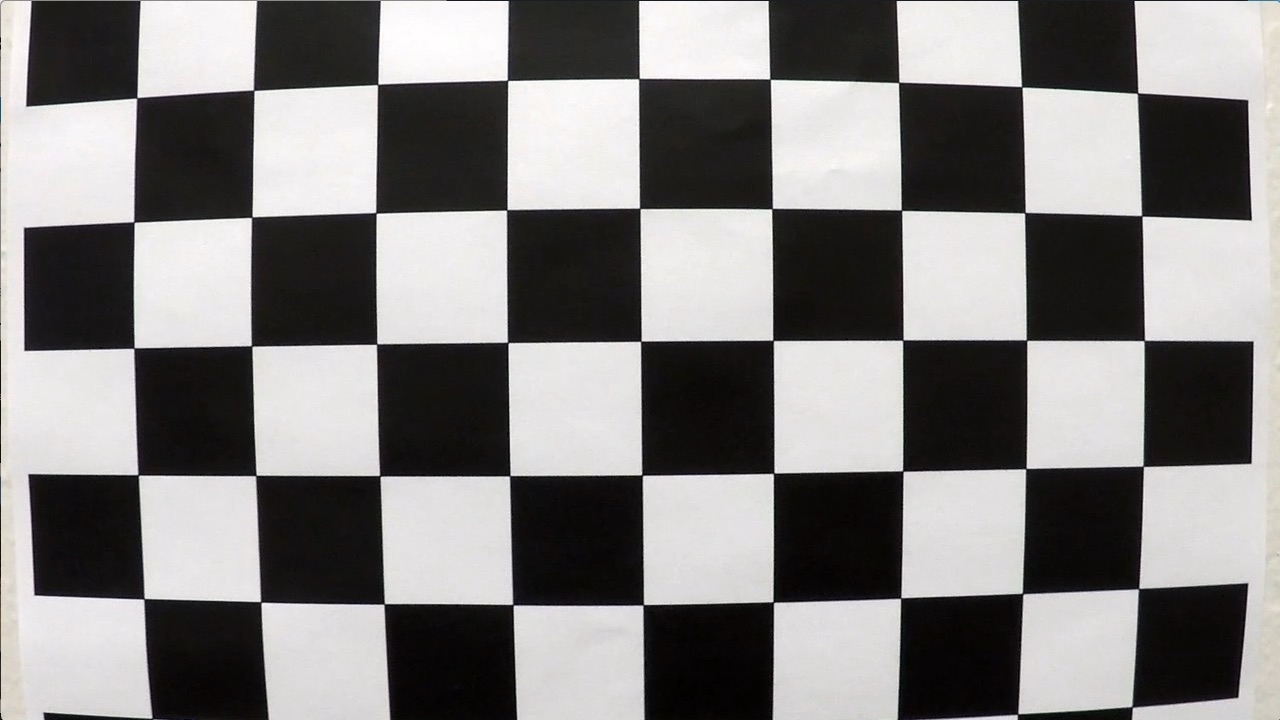
#> input picture camera_cal/calibration1.jpg, 1280 x 720 px; its folder holds only this picture in this run
$ jupyter execute --allow-errors advanced_lane_finding.ipynb   (shell and % lines are left out)   (older library calls are emulated)
#> lines starting #> are read from the running program, lines starting #| are printed output that depends on the picture
[cell 1]
import numpy as np
import math
import cv2
import glob
import matplotlib.pyplot as plt
from moviepy.editor import VideoFileClip
from IPython.display import HTML
#%matplotlib inline

def cal_chessBoard(images, nx, ny):
    # prepare object points, like (0,0,0), (1,0,0), (2,0,0) ....,(6,5,0)
#> called with nx = 6, ny = 9
    objp = np.zeros((nx*ny,3), np.float32)
    objp[:,:2] = np.mgrid[0:ny,0:nx].T.reshape(-1,2)

    # Arrays to store object points and image points from all the images.
    objpoints = [] # 3d points in real world space
    imgpoints = [] # 2d points in image plane.

    # Make a list of calibration images


    # Step through the list and search for chessboard corners
    for fname in images:
        #print("test")
        img = cv2.imread(fname)
#> img is the input picture: shape (720, 1280, 3); mean B, G, R 127.8, 128.4, 130.1
        gray = cv2.cvtColor(img,cv2.COLOR_BGR2GRAY)

        # Find the chessboard corners
        ret, corners = cv2.findChessboardCorners(gray, (ny,nx),None)
#> ret = False; corners = None

        # If found, add object points, image points
        if ret == True:
            objpoints.append(objp)
            imgpoints.append(corners)

            # [6 lines of commented-out code are left out]
    return objpoints, imgpoints

def cal_undistort(img, objpoints, imgpoints):
    # Use cv2.calibrateCamera() and cv2.undistort()
    gray = cv2.cvtColor(img,cv2.COLOR_BGR2GRAY)
    ret, mtx, dist, rvecs, tvecs = cv2.calibrateCamera(objpoints, imgpoints, gray.shape[::-1], None, None)
    return mtx, dist

# [280 lines left out: functions corners_unwarp, edge_detection, find_lane_pixels, fit_polynomial, fit_poly, search_around_poly and 2 more, not called in this run]

class Line():
    # [27 lines left out: function __init__, not called in this run]


#plt.imshow(image)
#print("image.shape: ",image.shape)
images = glob.glob('camera_cal/calibration*.jpg')
objpoints, imgpoints = cal_chessBoard(images, 6, 9)

src = np.float32([[560,470],[720,470],[0,720],[1280,720]])
dst = np.float32([[250,0],[1030,0],[140,720],[1140,720]])
M = cv2.getPerspectiveTransform(src, dst)
Minv = cv2.getPerspectiveTransform(dst, src)

mx= 3.7/700# meters per pixel
my=30/720# meters per pixel

# [4 lines of commented-out code are left out]
print("Done!")

[cell 2]
image = plt.imread('test_images/test6.jpg')
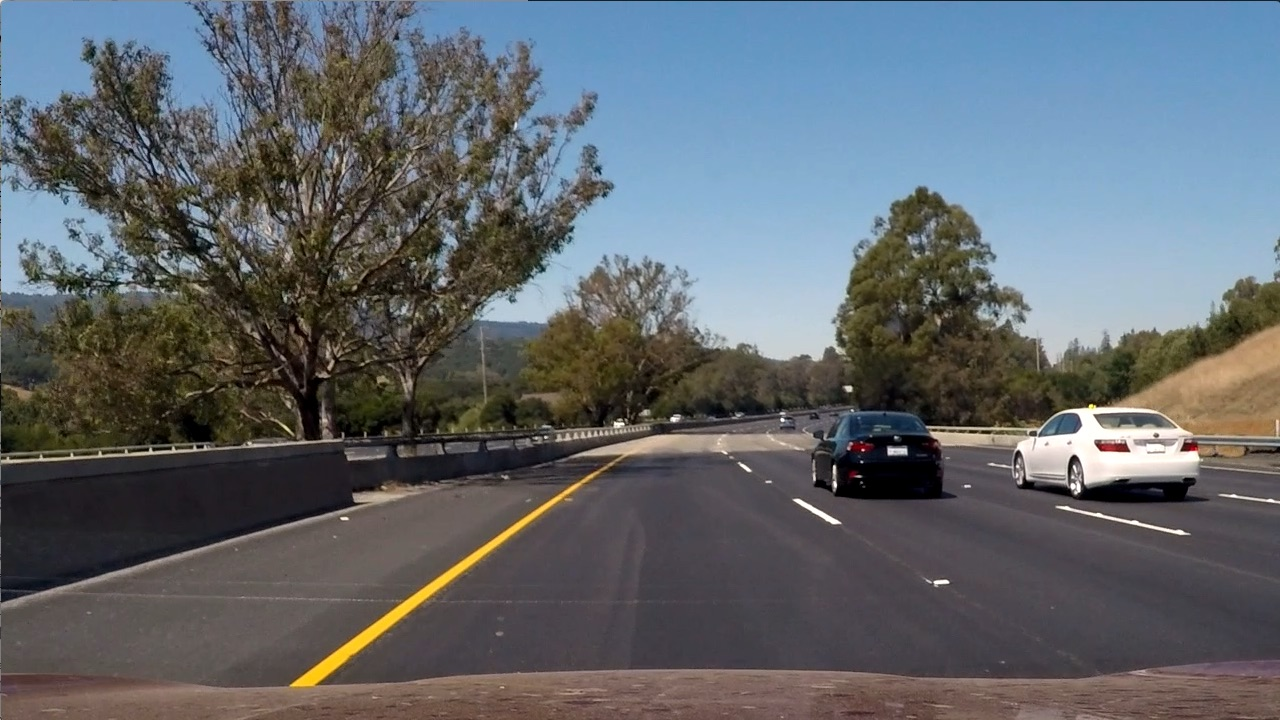
#> input picture test_images/test6.jpg, 1280 x 720 px
#> image is the input picture: shape (720, 1280, 3); mean R, G, B 97, 102.6, 107.9
#> (the rest of this cell did not finish here and is left out)

#> in cal_undistort, `gray = cv2.cvtColor(img,cv2.COLOR_BGR2GRAY)`:
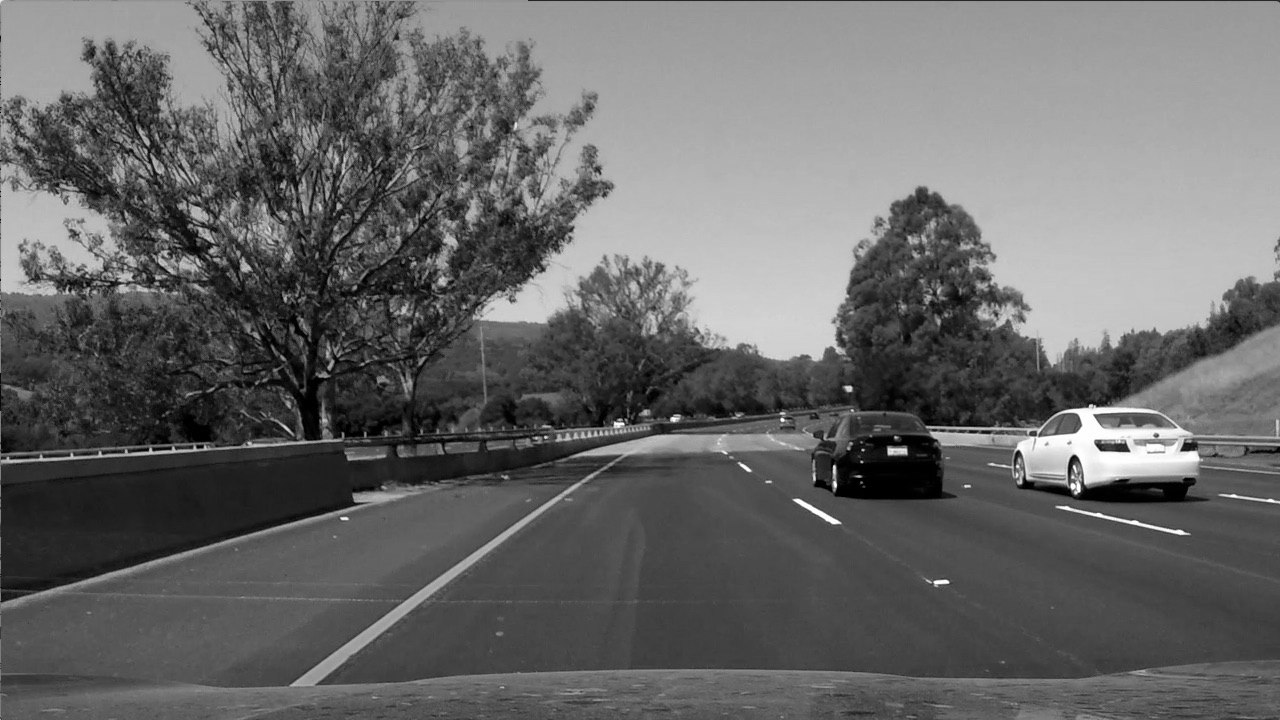
#> gray: shape (720, 1280); min 0, max 255, mean 103.6
left_lane=Line()
right_lane=Line()
fail_times=0
current_frame=0
lane_space=[]

# [170 lines left out: function process_image, not called in this run]

#image_output = process_image(image)
#image_output = image_output[:,:,[2,1,0]]
#plt.imshow(image_output)
